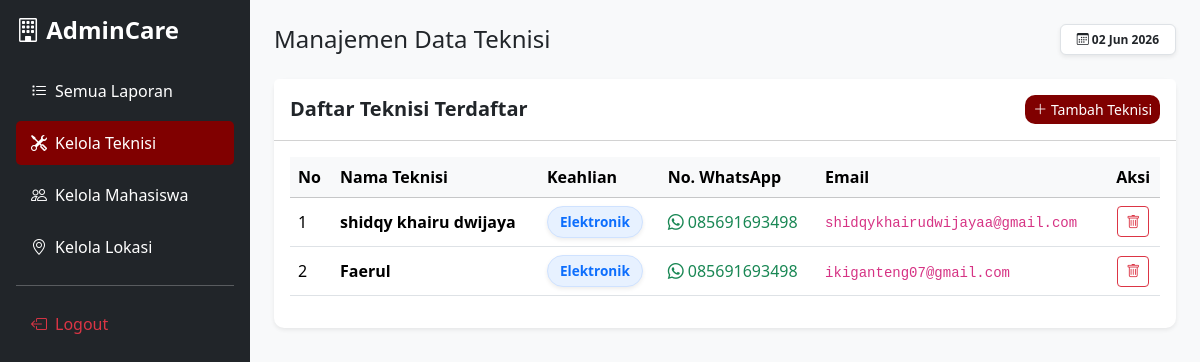
Screenshot of /admin/teknisi.php (signed in) with the database file from the repository.
### tables this page shows
CREATE TABLE `teknisi` (
  `id_teknisi` int(11) NOT NULL,
  `no_wa` varchar(20) DEFAULT NULL,
  `keahlian` enum('Elektronik','Furniture','Internet','Kebersihan','Lainnya') NOT NULL
);

CREATE TABLE `users` (
  `id` int(11) NOT NULL,
  `email` varchar(100) NOT NULL,
  `password` varchar(255) NOT NULL,
  `nama` varchar(100) NOT NULL,
  `role` enum('mahasiswa','admin','teknisi') NOT NULL,
  `otp_code` varchar(10) DEFAULT NULL,
  `otp_expire` datetime DEFAULT NULL
);

### src/src_admin/proses_teknisi.php (called while the page is built, shortened)
<?php
require_once dirname(__DIR__, 2) . '/config/koneksi.php';
$q_teknisi = "SELECT u.id, u.nama, u.email, t.no_wa, t.keahlian
              FROM users u
              JOIN teknisi t ON u.id = t.id_teknisi
              WHERE u.role = 'teknisi'
              ORDER BY u.id DESC";
$res_teknisi = $conn->query($q_teknisi);
?>

### admin/teknisi.php (the view, shortened to what this page needs)
<?php
require_once '../src/src_admin/proses_teknisi.php';
?>
<!DOCTYPE html>
<html lang="id">
<head>
    <link href="../assets/bootstrap/css/bootstrap.min.css" rel="stylesheet">
    <link rel="stylesheet" href="https://cdn.jsdelivr.net/npm/bootstrap-icons@1.10.5/font/bootstrap-icons.css">
    <link rel="stylesheet" href="../assets/style.css?v=1.6">
</head>
<body class="bg-light">
    <div class="d-flex">
        <div class="sidebar p-3 bg-dark text-white" id="sidebar" style="width: 250px;">
            <div class="d-flex justify-content-between align-items-center mb-4">
                <h4 class="text-white fw-bold m-0"><i class="bi bi-building"></i> AdminCare</h4>
            </div>
            <a href="dashboard.php" class="sidebar-link text-white mb-2"><i class="bi bi-list-task me-2"></i>Semua Laporan</a>
            <a href="teknisi.php" class="sidebar-link active text-white bg-maroon mb-2"><i class="bi bi-tools me-2"></i>Kelola Teknisi</a>
            <a href="mahasiswa.php" class="sidebar-link text-white mb-2"><i class="bi bi-people me-2"></i>Kelola Mahasiswa</a>
            <a href="lokasi.php" class="sidebar-link text-white mb-2"><i class="bi bi-geo-alt me-2"></i>Kelola Lokasi</a>
            <hr>
            <a href="../logout.php" class="sidebar-link text-danger"><i class="bi bi-box-arrow-left me-2"></i>Logout</a>
        </div>
        <div class="flex-grow-1 p-4 bg-light w-100">
            <div class="d-flex justify-content-between align-items-center mb-4">
                <h3 class="m-0 d-flex align-items-center">
                    <span class="fs-4 fs-md-3">Manajemen Data Teknisi</span>
                </h3>
                <span class="badge bg-white text-dark border shadow-sm px-3 py-2 d-none d-md-inline-block">
                    <i class="bi bi-calendar3"></i> <?= date('d M Y') ?>
                </span>
            </div>
            <div class="card shadow-sm border-0">
                <div class="card-header bg-white d-flex justify-content-between align-items-center py-3">
                    <h5 class="m-0 fw-bold">Daftar Teknisi Terdaftar</h5>
                    <a href="tambah_teknisi.php" class="btn btn-sm btn-maroon">
                        <i class="bi bi-plus-lg"></i> Tambah Teknisi
                    </a>
                </div>
                <div class="card-body table-responsive">
                    <table class="table table-hover align-middle">
                        <thead class="table-light">
                            <tr>
                                <th>No</th>
                                <th>Nama Teknisi</th>
                                <th>Keahlian</th>
                                <th>No. WhatsApp</th>
                                <th>Email</th>
                                <th class="text-center">Aksi</th>
                            </tr>
                        </thead>
                        <tbody>
                            <?php
                            $no = 1;
                            if ($res_teknisi && $res_teknisi->num_rows > 0):
                                while($row = $res_teknisi->fetch_assoc()):
                            ?>
                            <tr >
                                <td><?= $no++ ?></td>
                                <td><span class="fw-bold"><?= htmlspecialchars($row['nama']) ?></span></td>
                                <td><span class="badge-keahlian shadow-sm"><?= htmlspecialchars($row['keahlian'] ?: '-') ?></span></td>
                                <td>
                                    <?php if($row['no_wa']): ?>
                                        <a href="https://wa.me/<?= preg_replace('/^0/', '62', $row['no_wa']) ?>" target="_blank" class="text-decoration-none text-success">
                                            <i class="bi bi-whatsapp"></i> <?= htmlspecialchars($row['no_wa']) ?>
                                        </a>
                                    <?php else: ?>
                                        <span class="text-muted fst-italic">-</span>
                                    <?php endif; ?>
                                </td>
                                <td><code><?= htmlspecialchars($row['email']) ?></code></td>
                                <td class="text-center">
                                    <button type="button" class="btn btn-sm btn-outline-danger" onclick="confirmDeleteTeknisi(<?= $row['id'] ?>)">
                                        <i class="bi bi-trash"></i>
                                    </button>
                                </td>
                            </tr>
                            <?php endwhile; else: ?>
                            <tr>
                                <td colspan="6" class="text-center py-4 text-muted">Belum ada data teknisi.</td>
                            </tr>
                            <?php endif; ?>
                        </tbody>
                    </table>
                </div>
            </div>
        </div>
    </div>
</body>
</html>

### assets/style.css (style rules this page uses)
:root { --maroon: #800000; --maroon-dark: #5c0000; --grey-light: #f4f5f7; --blue-soft: #e7f1ff; }
body { background-color: var(--grey-light); font-family: 'Segoe UI', Tahoma, Geneva, Verdana, sans-serif; }
.bg-maroon { background-color: var(--maroon) !important; }
.btn-maroon { background-color: var(--maroon) !important; color: white !important; border: none; border-radius: 10px; }
.sidebar { width: 250px; min-width: 250px; height: 100vh; position: sticky; top: 0; overflow-y: auto; background-color: white; border-right: 1px solid #ddd; transition: all 0.3s ease-in-out; }
.sidebar.bg-dark { background-color: #212529 !important; border-right: none; }
.sidebar-link { color: #333; text-decoration: none; padding: 10px 15px; display: block; border-radius: 5px; margin-bottom: 5px; transition: 0.3s; }
.sidebar-link:hover, .sidebar-link.active { background-color: var(--maroon) !important; color: white !important; }
.sidebar.bg-dark .sidebar-link { color: #ced4da; }
.sidebar.bg-dark .sidebar-link.active { background-color: var(--maroon) !important; color: white !important; }
.card { border: none; border-radius: 10px; transition: transform 0.2s; }
.badge-keahlian { background-color: var(--blue-soft); color: #0d6efd; border: 1px solid #cfe2ff; font-weight: 600; padding: 5px 12px; border-radius: 20px; font-size: 0.85rem; display: inline-block; }
.sidebar { transition: all 0.3s ease-in-out; }

### rows the page displays
teknisi: id_teknisi.nama "shidqy khairu dwijaya", keahlian "Elektronik", no_wa "085691693498", id_teknisi.email "shidqykhairudwijayaa@gmail.com"
teknisi: id_teknisi.nama "Faerul", keahlian "Elektronik", no_wa "085691693498", id_teknisi.email "ikiganteng07@gmail.com"
